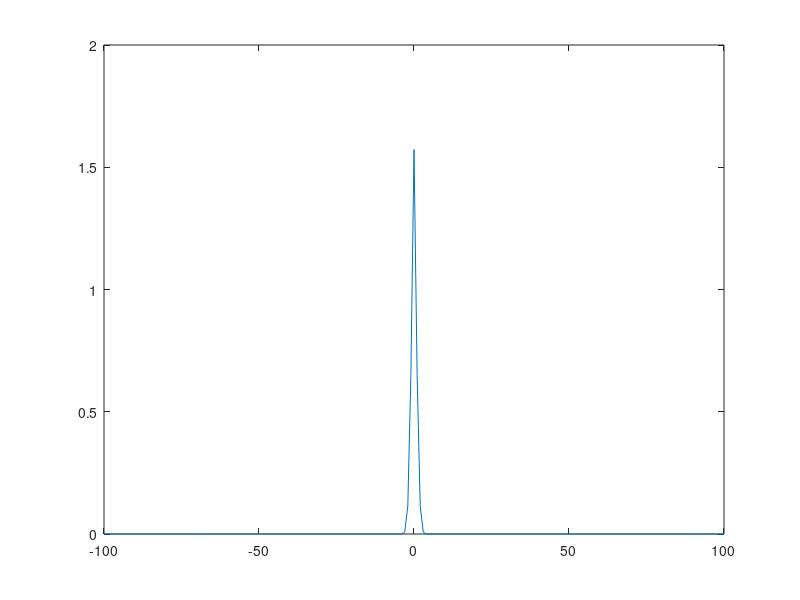

Here is the MATLAB script that generated this plot: (Note: this script raises an error after producing the figure.)
clear all

h = figure;
axis tight manual % this ensures that getframe() returns a consistent size
filename = 'wave_animation.gif';

m = 1.0
L = 200
r = [0:L-1]

w1 = 1.0

H = sparse(mod(r+1,L)+1,r+1,-0.5/m) ...
    + sparse(mod(r-1,L)+1,r+1,-0.5/m) ...
    
V0 = -0.3;
Vfull = sparse(L,L);
Vfull(1:2,1:2) = V0/2;
H = H + Vfull;

v1_init = zeros(L,1);
v1_init(1,1) = 1./sqrt(2);
v1_init(2,1) = 1./sqrt(2);

dt = 1;
evolve = expm(-i*H*dt);
psi1(:,1) = evolve*v1_init;

for nt = 1:0.45*L
    psi1(:,nt+1) = evolve*psi1(:,nt);
    plot([-L/2:L/2],abs(psi1(mod(-L/2:L/2,L)+1,nt)+psi1(mod([-L/2:L/2]+1,L)+1,nt)).^2)    
    drawnow 
      % Capture the plot as an image 
      frame = getframe(h); 
      im = frame2im(frame); 
      [imind,cm] = rgb2ind(im,256); 
      % Write to the GIF File 
      if nt == 1 
          imwrite(imind,cm,filename,'gif', 'Loopcount',inf); 
      else 
          imwrite(imind,cm,filename,'gif','WriteMode','append'); 
      end     
end





